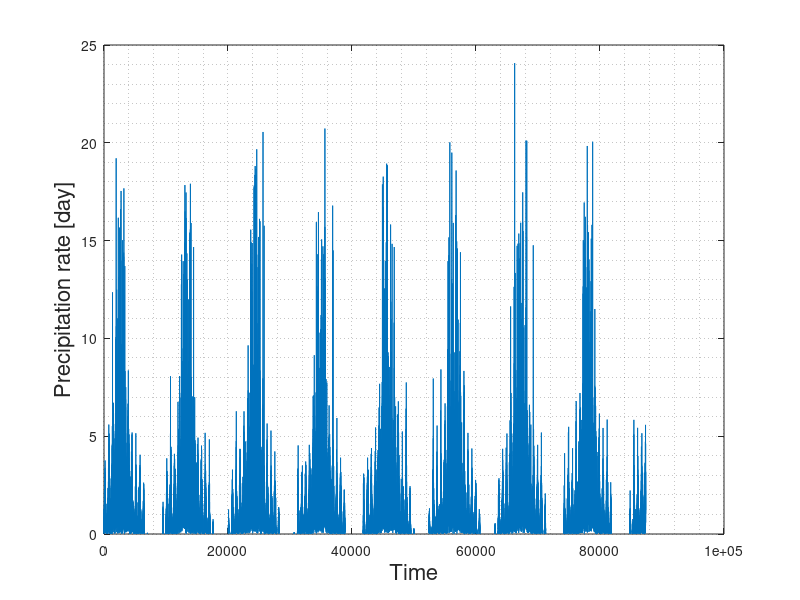
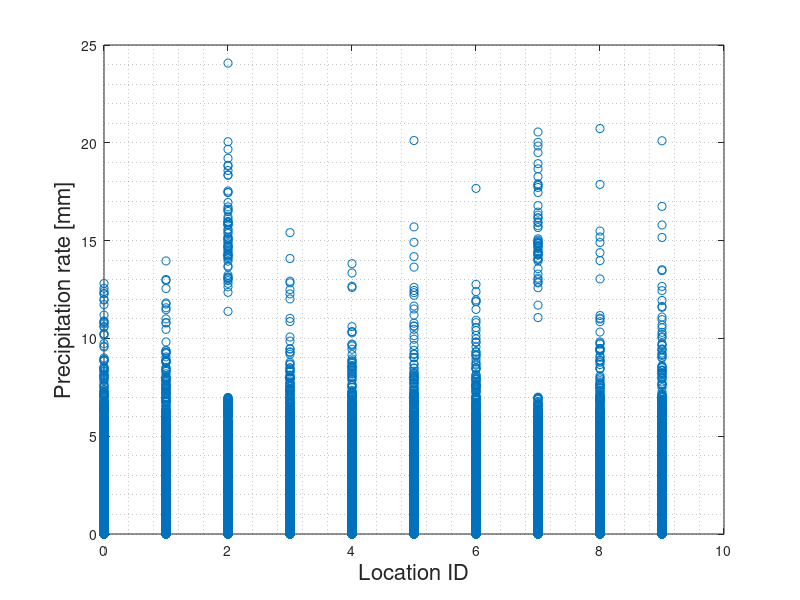
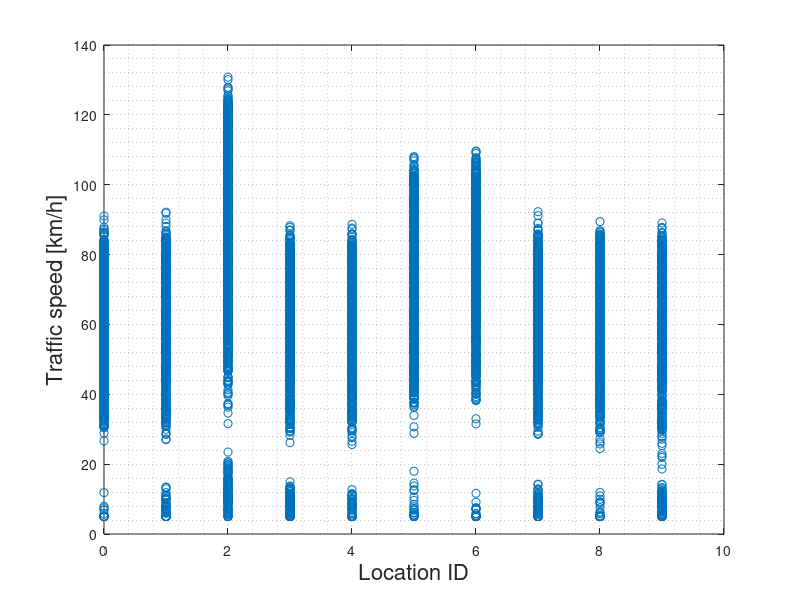
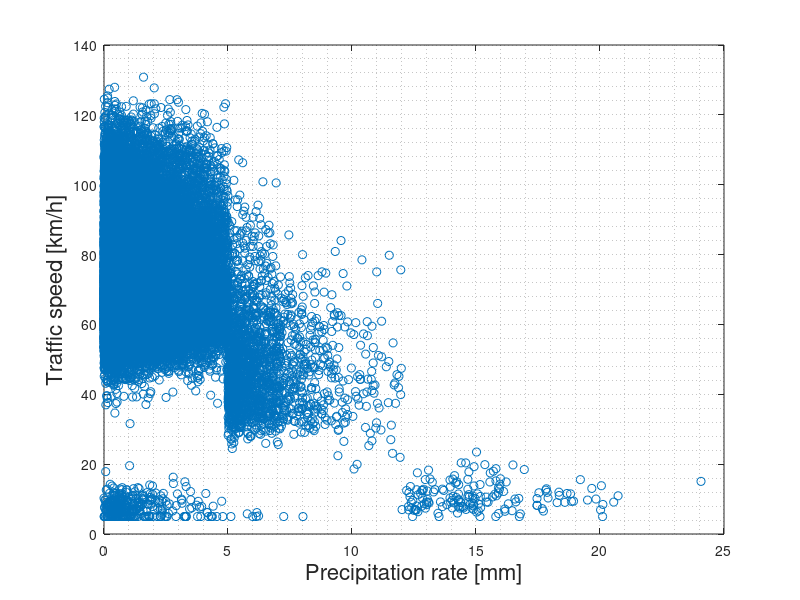

Source code (MATLAB) for these figures, in order: (Note: this script raises an error after producing the figures.)
clear all
close all
clc

%%
numhoursperday = 24;
numdaysperweek = 7;
numweeksperyear = 52;
max_locations = 10;

%%
meshSize = numhoursperday * numdaysperweek * numweeksperyear;  
t_all = linspace(0,numweeksperyear-1,meshSize);

%%
mag = 0.5;
lambda = 2.75; % rate of change per given period, e.g. per months.
expon = 3;
short_freq = 2.75;
T_temp = t_all.*randsample(0.5:0.1:1,1); % T_temp = t_all.*rand;
rate_fh = @(t) (mag+lambda.*sin(t).^expon + sin(2*pi*short_freq*t).^expon);



%% Location
loc_ID = repmat([0:max_locations-1]',meshSize,1);

XY = [40.397555	-3.743121
40.384048	-3.723542
40.365236	-3.694193
40.380978	-3.671503
40.388431	-3.699452
40.416686	-3.711931
40.408923	-3.682114
40.395112	-3.714438
40.425457	-3.692114
40.428233	-3.649202];

X_ID = repmat(XY(:,1),meshSize,1);
Y_ID = repmat(XY(:,2),meshSize,1);


%% ROAD DIRECTION

% To or from center direction. Other labels could be used if necessary
Road_dir = {
'TO_CENTER';
'AWAY_FROM_CENTER';
'TO_CENTER';
'TO_CENTER';
'AWAY_FROM_CENTER';
'AWAY_FROM_CENTER';
'TO_CENTER';
'TO_CENTER';
'AWAY_FROM_CENTER';
'TO_CENTER';
};

Road_direction = repmat(Road_dir,meshSize,1);


%% NUMBER OF LANES

% Other number of lanes distribution could be used for each section
Numlanes = [1;2;4;1;2;4;2;2;1;1];
Number_of_lanes = repmat(Numlanes,meshSize,1);


%% Time
hours = repmat(repelem([0:numhoursperday-1]',max_locations) , numdaysperweek*numweeksperyear , 1);
days = repmat(repelem([1:numdaysperweek]',numhoursperday*max_locations) , numweeksperyear , 1);
weeks = repelem([1:numweeksperyear]',numhoursperday*numdaysperweek*max_locations);

%% PRECIPITATION

% mean precipitation rate in mm per hour
mean_precipitation_rate = rate_fh(T_temp)';
ifxneg = find(mean_precipitation_rate<0);
mean_precipitation_rate(ifxneg) = 0;

% assume the same mean precipation rate in all locations
a  = 2*repelem(mean_precipitation_rate,max_locations,1)/sqrt(pi);
k = random('uniform',1,3,length(a),1);
precipitation_rate = random('Weibull',a,k);

thresholdrain = 7;
id = find(loc_ID == 2);
for i=1:length(id)
    if (precipitation_rate(id(i))>thresholdrain)
        precipitation_rate(id(i))= precipitation_rate(id(i))+abs(random('Extreme Value',thresholdrain,1));
    end
end

id = find(loc_ID == 7);
for i=1:length(id)
    if (precipitation_rate(id(i))>thresholdrain)
        precipitation_rate(id(i))= precipitation_rate(id(i))+abs(random('Extreme Value',thresholdrain,1));
    end
end


figure, plot(precipitation_rate)
xlabel('Time','FontSize',16)
ylabel('Precipitation rate [day]','FontSize',16)
set(gcf,'color','w');
grid minor

figure, plot(loc_ID,precipitation_rate,'o')
xlabel('Location ID','FontSize',16)
ylabel('Precipitation rate [mm]','FontSize',16)
set(gcf,'color','w');
grid minor




%% CONTEXT
%  public holidays
% sporting events 
% school term dates
% Construction
% Other social event

Context = cell(length(loc_ID),1);
Context(:) = {'NORMAL'};

id7 = find(days == 3 & loc_ID == 5 & hours >= 17 & hours <= 23);
Context(id7) = {'SPORTS'};

id8 = find(days == 7 & (weeks == 27 | weeks == 37 | weeks == 43) & hours >= 14 & hours <= 23 & loc_ID >= 1 & loc_ID <= 4);
Context(id8) = {'CARNIVAL'};

id9 = find((days == 1 | days == 2 | days == 3) & (weeks == 17 | weeks == 30 | weeks == 40) & hours >= 6 & hours <= 18 & loc_ID == 3);
Context(id9) = {'CONSTRUCTION'};

id10 = find((days == 1 | days == 2 | days == 3) & (weeks == 17 | weeks == 30 | weeks == 40) & hours >= 6 & hours <= 18 & loc_ID == 9);
Context(id10) = {'CONSTRUCTION'};


id0 = find(weeks == 1);
id1 = find(weeks == 52);
id2 = find(weeks == 10);
id3 = find(weeks == 25);
id4 = find(weeks == 32);
id5 = find(weeks == 33);
id6 = find(weeks == 34);
ids = [id0;id1;id2;id3;id4;id5;id6];
Context(ids) = {'HOLIDAY'};

% ACCIDENTS
% Say 200 accidents occured all hours of a year
ida = randsample(length(loc_ID),200);
Context(ida) = {'ACCIDENT'};


%% TRAFFIC SPEED
avg_traffic_speed = 65; % km/h
traffic_speed = ones(length(loc_ID),1).*avg_traffic_speed.*random('normal',1,0.1,length(loc_ID),1);

% Effect of location
id = find(loc_ID == 2);
traffic_speed(id) = traffic_speed(id) + random('Extreme Value',35,8, length(id),1);

id = find(loc_ID == 5);
traffic_speed(id) = traffic_speed(id) + random('normal',18,2, length(id),1);

id = find(loc_ID == 6);
traffic_speed(id) = traffic_speed(id) + random('Extreme Value',20,3, length(id),1);

id = find(loc_ID == 9 & precipitation_rate>10);
traffic_speed(id) = traffic_speed(id) + random('Extreme Value',-25,4, length(id),1);

% Effect of context
idx = strcmp(Context,'CONSTRUCTION');
idx = find(idx==1);
traffic_speed(idx) = traffic_speed(idx)./random('uniform',5,10,length(idx),1); 

idx = strcmp(Context,'CARNIVAL');
idx = find(idx==1);
traffic_speed(idx) = traffic_speed(idx)./random('uniform',5,10,length(idx),1); 

idx = strcmp(Context,'HOLIDAYS');
idx = find(idx==1);
traffic_speed(idx) = traffic_speed(idx)./random('uniform',1,5,length(idx),1); 

idx = strcmp(Context,'SPORTS');
idx = find(idx==1);
traffic_speed(idx) = traffic_speed(idx)./random('uniform',1,2,length(idx),1); 

idx = strcmp(Context,'ACCIDENT');
idx = find(idx==1);
traffic_speed(idx) = traffic_speed(idx)./random('uniform',11,20,length(idx),1); 


% Effect of precipitation
thresholdrain1 = 5;
thresholdrain2 = 12;
idx = find(precipitation_rate>=thresholdrain1 & precipitation_rate<thresholdrain2);
traffic_speed(idx) = traffic_speed(idx)./random('uniform',1,2,length(idx),1); 
idx = find(precipitation_rate>=thresholdrain2);
traffic_speed(idx) = traffic_speed(idx)./random('uniform',5,10,length(idx),1); 

traffic_speed(traffic_speed<=5) = 5; 

figure, plot(loc_ID,traffic_speed,'o')
xlabel('Location ID','FontSize',16)
ylabel('Traffic speed [km/h]','FontSize',16)
set(gcf,'color','w');
grid minor

figure, plot(precipitation_rate,traffic_speed,'o')
xlabel('Precipitation rate [mm]','FontSize',16)
ylabel('Traffic speed [km/h]','FontSize',16)
set(gcf,'color','w');
grid minor


%% TRAFFIC INTENSITY at Time t+60min:  cars per hour
avg_traffic_intensity = 2000; % cars/h/location over a week
traffic_intensity_plus_60min = ones(length(loc_ID),1).*avg_traffic_intensity.*random('normal',1,0.2,length(loc_ID),1);

id = find(loc_ID == 2 | loc_ID == 5 | loc_ID == 6);
traffic_intensity_plus_60min(id) = traffic_intensity_plus_60min(id).*1.75;

id = find(loc_ID == 9);
traffic_intensity_plus_60min(id) = traffic_intensity_plus_60min(id).*1.25;


% Intensity drops by half on the weekend
id = find(days >= 6 & days <= 7);
traffic_intensity_plus_60min(id) = traffic_intensity_plus_60min(id)./2;

% Normally higher at certain hours of the day
id = find(hours < 6);
traffic_intensity_plus_60min(id) = traffic_intensity_plus_60min(id)./2;
id = find(hours >= 21);
traffic_intensity_plus_60min(id) = traffic_intensity_plus_60min(id)./1.5;

id = find(hours > 10 & hours <= 16);
traffic_intensity_plus_60min(id) = traffic_intensity_plus_60min(id)./1.25;


% Effect of context
idx = strcmp(Context,'CONSTRUCTION');
idx = find(idx==1);
traffic_intensity_plus_60min(idx) = traffic_intensity_plus_60min(idx)./random('uniform',5,10,length(idx),1); 

idx = strcmp(Context,'CARNIVAL');
idx = find(idx==1);
traffic_intensity_plus_60min(idx) = traffic_intensity_plus_60min(idx)./random('uniform',5,10,length(idx),1); 

idx = strcmp(Context,'HOLIDAYS');
idx = find(idx==1);
traffic_intensity_plus_60min(idx) = traffic_intensity_plus_60min(idx)./random('uniform',1,5,length(idx),1); 

idx = strcmp(Context,'SPORTS');
idx = find(idx==1);
traffic_intensity_plus_60min(idx) = traffic_intensity_plus_60min(idx)./random('uniform',1,2,length(idx),1); 

idx = strcmp(Context,'ACCIDENT');
idx = find(idx==1);
traffic_intensity_plus_60min(idx) = traffic_intensity_plus_60min(idx)./random('uniform',11,20,length(idx),1); 


% Effect of precipitation
traffic_intensity_plus_60min(traffic_intensity_plus_60min<=0) = 0; 
thresholdrain1 = 5;
thresholdrain2 = 12;
idx = find(precipitation_rate>=thresholdrain1 & precipitation_rate<thresholdrain2);
traffic_intensity_plus_60min(idx) = traffic_intensity_plus_60min(idx)./random('uniform',1,2,length(idx),1); 
idx = find(precipitation_rate>=thresholdrain2);
traffic_intensity_plus_60min(idx) = traffic_intensity_plus_60min(idx)./random('uniform',5,10,length(idx),1); 

traffic_intensity_plus_60min(traffic_intensity_plus_60min<=5) = 0; 




figure, plot(days,traffic_intensity_plus_60min,'o')
xlabel('Day of week','FontSize',16)
ylabel('Traffic intensity [cars/h]','FontSize',16)
set(gcf,'color','w');
grid minor

figure, plot(hours,traffic_intensity_plus_60min,'o')
xlabel('Hour of day','FontSize',16)
ylabel('Traffic intensity [cars/h]','FontSize',16)
set(gcf,'color','w');
grid minor

figure, plot(loc_ID,traffic_intensity_plus_60min,'o')
xlabel('Location ID','FontSize',16)
ylabel('Traffic intensity [cars/h]','FontSize',16)
set(gcf,'color','w');
grid minor

figure, plot(precipitation_rate,traffic_intensity_plus_60min,'o')
xlabel('Precipitation rate [mm]','FontSize',16)
ylabel('Traffic intensity [cars/h]','FontSize',16)
set(gcf,'color','w');
grid minor

figure, plot(traffic_speed,traffic_intensity_plus_60min,'o')
xlabel('Traffic speed [km/h]','FontSize',16)
ylabel('Traffic intensity [cars/h]','FontSize',16)
set(gcf,'color','w');
grid minor



%% TRAFFIC INTENSITY at Time - 60min:  cars per hour

traffic_intensity_minus_60min = traffic_intensity_plus_60min(1:end-max_locations);
traffic_intensity_minus_60min = [traffic_intensity_plus_60min(1:max_locations).*1.15;traffic_intensity_minus_60min];

%% TRAFFIC INTENSITY at Time - 120min:  cars per hour

traffic_intensity_minus_120min = traffic_intensity_minus_60min(1:end-max_locations);
traffic_intensity_minus_120min = [traffic_intensity_minus_60min(1:max_locations).*1.15;traffic_intensity_minus_120min];


%%
varNames = {'loc_ID' , 'X_ID' , 'Y_ID' , 'Number_of_lanes' , 'hours' , 'days' , 'Weeks' , 'precipitation_rate_mm'};
Xint = [loc_ID , X_ID , Y_ID , Number_of_lanes , hours , days , weeks , precipitation_rate];

OutGenTrafficSyntheticSamples = array2table(Xint,'VariableNames',varNames);

OutGenTrafficSyntheticSamples.Road_direction = Road_direction;

OutGenTrafficSyntheticSamples.Context = Context;
OutGenTrafficSyntheticSamples.traffic_speed = ceil(traffic_speed);
% OutGenTrafficSyntheticSamples.traffic_intensity_minus_120min = ceil(traffic_intensity_minus_120min);
% OutGenTrafficSyntheticSamples.traffic_intensity_minus_60min  = ceil(traffic_intensity_minus_60min);
OutGenTrafficSyntheticSamples.traffic_intensity_plus_60min   = ceil(traffic_intensity_plus_60min);

writetable(OutGenTrafficSyntheticSamples,'./Data/OutGenTrafficSyntheticSamples.csv') 
